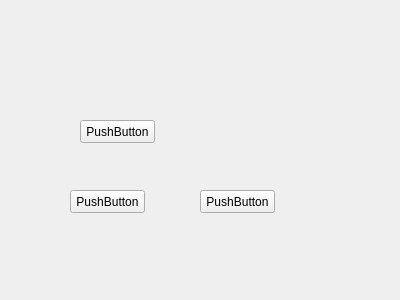
<?xml version="1.0" encoding="UTF-8"?>
<ui version="4.0">
 <class>TestWidget</class>
 <widget class="QWidget" name="TestWidget">
  <property name="geometry">
   <rect>
    <x>0</x>
    <y>0</y>
    <width>400</width>
    <height>300</height>
   </rect>
  </property>
  <property name="windowTitle">
   <string>Form</string>
  </property>
  <widget class="QPushButton" name="pushButton">
   <property name="geometry">
    <rect>
     <x>70</x>
     <y>190</y>
     <width>75</width>
     <height>23</height>
    </rect>
   </property>
   <property name="text">
    <string>PushButton</string>
   </property>
  </widget>
  <widget class="QPushButton" name="pushButton_2">
   <property name="geometry">
    <rect>
     <x>80</x>
     <y>120</y>
     <width>75</width>
     <height>23</height>
    </rect>
   </property>
   <property name="text">
    <string>PushButton</string>
   </property>
  </widget>
  <widget class="QPushButton" name="pushButton_3">
   <property name="geometry">
    <rect>
     <x>200</x>
     <y>190</y>
     <width>75</width>
     <height>23</height>
    </rect>
   </property>
   <property name="text">
    <string>PushButton</string>
   </property>
  </widget>
 </widget>
 <resources/>
 <connections/>
</ui>
